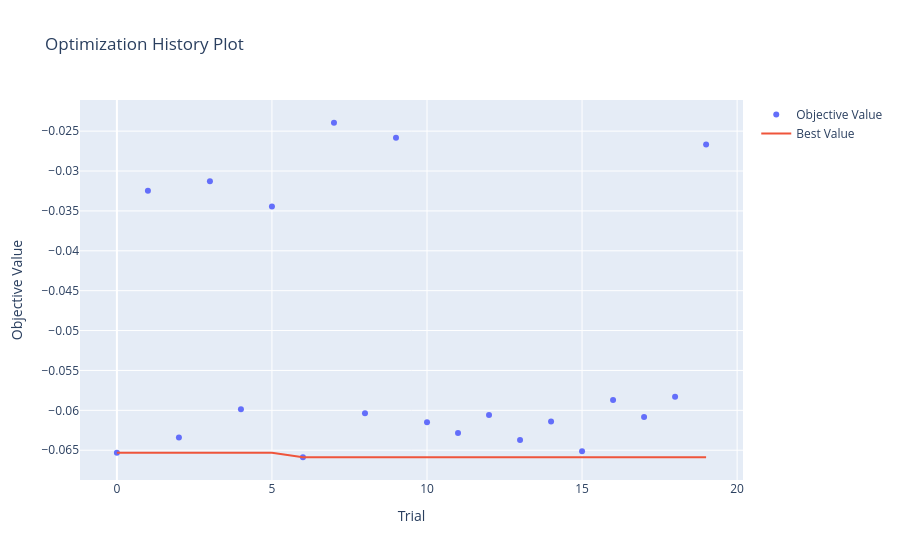
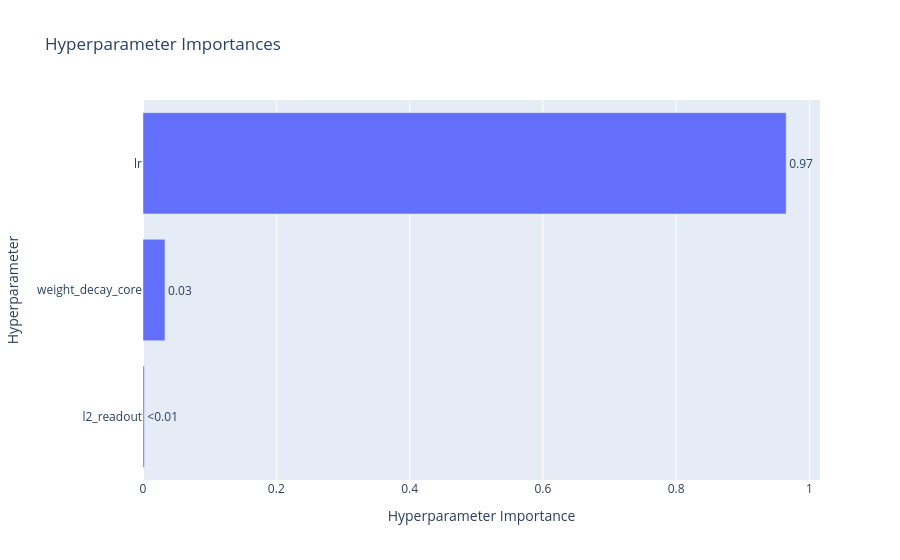
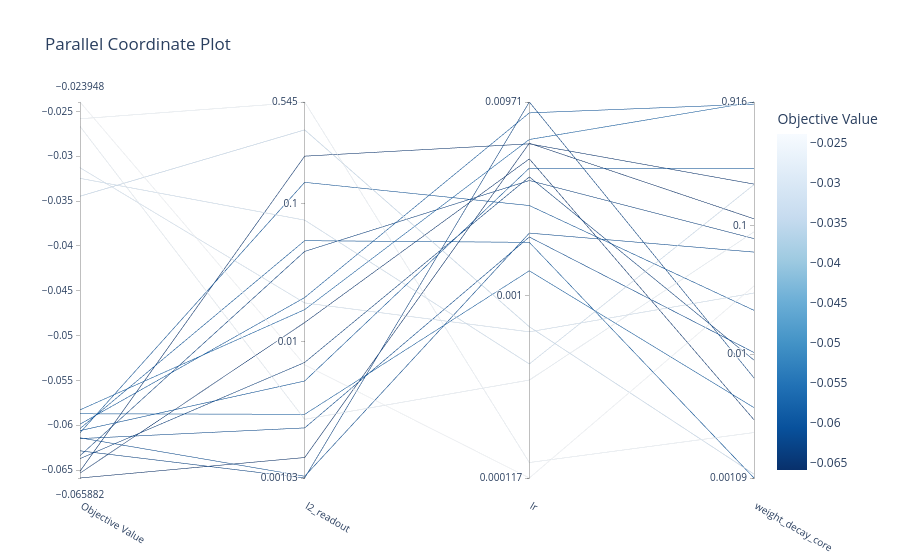

The cell these charts' notebook holds for them, in order:
### Code cell
import optuna.visualization as vis

# Plot optimization history
vis.plot_optimization_history(study).show()

# Plot parameter importance (which hyperparams matter most)
vis.plot_param_importances(study).show()

# Parallel coordinate plot (hyperparams vs. objective)
vis.plot_parallel_coordinate(study).show()

### Figure 1 — Plotly figure (JSON) as saved in the notebook; plotly's stock layout.template omitted (floating-point values rounded to 4 significant figures)
{"data": [{"mode": "markers", "name": "Objective Value", "type": "scatter", "x": [0, 1, 2, 3, 4, 5, 6, 7, 8, 9, 10, 11, 12, 13, 14, 15, 16, 17, 18, 19], "y": [-0.06533, -0.03246, -0.06339, -0.03128, -0.05988, -0.03446, -0.06588, -0.02395, -0.06037, -0.02582, -0.06149, -0.06285, -0.06059, -0.06372, -0.0614, -0.06513, -0.05872, -0.06084, -0.05829, -0.02667]}, {"mode": "lines", "name": "Best Value", "type": "scatter", "x": [0, 1, 2, 3, 4, 5, 6, 7, 8, 9, 10, 11, 12, 13, 14, 15, 16, 17, 18, 19], "y": [-0.06533, -0.06533, -0.06533, -0.06533, -0.06533, -0.06533, -0.06588, -0.06588, -0.06588, -0.06588, -0.06588, -0.06588, -0.06588, -0.06588, -0.06588, -0.06588, -0.06588, -0.06588, -0.06588, -0.06588]}, {"marker": {"color": "#cccccc"}, "mode": "markers", "name": "Infeasible Trial", "showlegend": false, "type": "scatter", "x": [], "y": []}], "layout": {"title": {"text": "Optimization History Plot"}, "xaxis": {"title": {"text": "Trial"}}, "yaxis": {"title": {"text": "Objective Value"}}}}

### Figure 2 — Plotly figure (JSON) as saved in the notebook; plotly's stock layout.template omitted (floating-point values rounded to 4 significant figures)
{"data": [{"cliponaxis": false, "hovertemplate": ["l2_readout (FloatDistribution): 0.0020178154353488326<extra></extra>", "weight_decay_core (FloatDistribution): 0.032961122962341674<extra></extra>", "lr (FloatDistribution): 0.9650210616023095<extra></extra>"], "name": "Objective Value", "orientation": "h", "text": ["<0.01", "0.03", "0.97"], "textposition": "outside", "type": "bar", "x": [0.002018, 0.03296, 0.965], "y": ["l2_readout", "weight_decay_core", "lr"]}], "layout": {"title": {"text": "Hyperparameter Importances"}, "xaxis": {"title": {"text": "Hyperparameter Importance"}}, "yaxis": {"title": {"text": "Hyperparameter"}}}}

### Figure 3 — Plotly figure (JSON) as saved in the notebook; plotly's stock layout.template omitted (floating-point values rounded to 4 significant figures)
{"data": [{"dimensions": [{"label": "Objective Value", "range": [-0.06588, -0.02395], "values": [-0.06533, -0.03246, -0.06339, -0.03128, -0.05988, -0.03446, -0.06588, -0.02395, -0.06037, -0.02582, -0.06149, -0.06285, -0.06059, -0.06372, -0.0614, -0.06513, -0.05872, -0.06084, -0.05829, -0.02667]}, {"label": "l2_readout", "range": [-2.986, -0.2634], "ticktext": ["0.00103", "0.01", "0.1", "0.545"], "tickvals": [-2.986, -2, -1, -0.2634], "values": [-1.86, -1.119, -1.345, -1.718, -1.679, -0.4652, -2.837, -2.166, -1.268, -0.2634, -2.623, -2.986, -2.283, -2.149, -2.973, -0.6554, -2.525, -0.845, -1.766, -2.56]}, {"label": "lr", "range": [-3.933, -2.013], "ticktext": ["0.000117", "0.001", "0.00971"], "tickvals": [-3.933, -3, -2.013], "values": [-2.304, -3.351, -2.414, -3.186, -2.068, -3.16, -2.223, -3.933, -2.73, -3.854, -2.702, -2.013, -2.351, -2.395, -2.682, -2.226, -2.875, -2.541, -2.204, -3.433]}, {"label": "weight_decay_core", "range": [-2.963, -0.03804], "ticktext": ["0.00109", "0.01", "0.1", "0.916"], "tickvals": [-2.963, -2, -1, -0.03804], "values": [-2.51, -0.6812, -1.101, -1.524, -0.05467, -2.933, -0.9469, -1.469, -2.963, -2.609, -1.987, -2.185, -0.5552, -2.046, -1.206, -0.6768, -2.416, -1.659, -0.03804, -1.049]}], "labelangle": 30, "labelside": "bottom", "line": {"color": [-0.06533, -0.03246, -0.06339, -0.03128, -0.05988, -0.03446, -0.06588, -0.02395, -0.06037, -0.02582, -0.06149, -0.06285, -0.06059, -0.06372, -0.0614, -0.06513, -0.05872, -0.06084, -0.05829, -0.02667], "colorbar": {"title": {"text": "Objective Value"}}, "colorscale": [[0, "rgb(247,251,255)"], [0.125, "rgb(222,235,247)"], [0.25, "rgb(198,219,239)"], [0.375, "rgb(158,202,225)"], [0.5, "rgb(107,174,214)"], [0.625, "rgb(66,146,198)"], [0.75, "rgb(33,113,181)"], [0.875, "rgb(8,81,156)"], [1, "rgb(8,48,107)"]], "reversescale": true, "showscale": true}, "type": "parcoords"}], "layout": {"title": {"text": "Parallel Coordinate Plot"}}}
